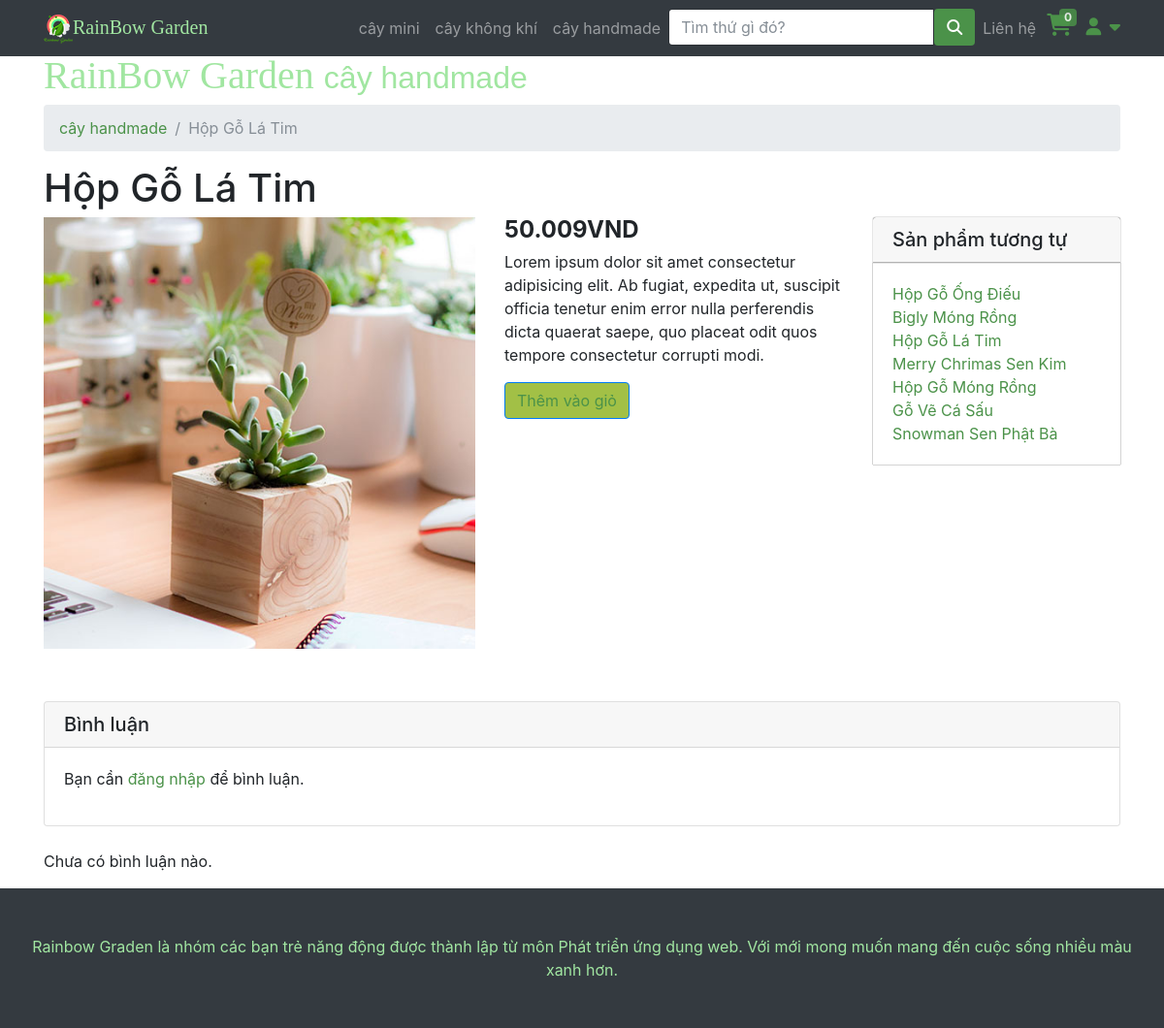
The app's page /ChiTietSanPham.php?id=50 with its own data.
### tables this page shows
CREATE TABLE IF NOT EXISTS `category` (
  `id` int NOT NULL AUTO_INCREMENT,
  `name` varchar(200) DEFAULT NULL,
  `image` varchar(200) NOT NULL,
  PRIMARY KEY (`id`)
);

CREATE TABLE IF NOT EXISTS `product` (
  `id` int NOT NULL AUTO_INCREMENT,
  `name` varchar(200) DEFAULT NULL,
  `saleoff` int DEFAULT NULL,
  `category` int DEFAULT NULL,
  `imagiUrl` varchar(225) DEFAULT NULL,
  `short_descripsion` text,
  `inStock` int DEFAULT '0',
  `isAvailable` tinyint(1) DEFAULT '1',
  PRIMARY KEY (`id`),
  KEY `category` (`category`)
);

### php/connectDB.php (called while the page is built, shortened)
<?php
class DataAccessHelper
{
	static $connection;
	public function connect()
	{
		self::$connection = new mysqli(DB_HOST, DB_USER, DB_PASSWORD, DB_NAME, DB_PORT);
		self::$connection->set_charset(DB_CHARSET);
	}
	public function executeQuery($sql)
	{
		return self::$connection->query($sql);
	}
}

### Cart.php (called while the page is built, shortened)
<?php
$count_cart = 0;

### php/model_product.php (called while the page is built, shortened)
<?php
class Product extends DataAccessHelper
{
    static function getProductById($id)
    {
        $sql = self::$connection->prepare("SELECT p.* , activePrice(p.id) as price FROM product p WHERE id = ?");
        $sql->bind_param("i", $id);
        $sql->execute();
        $result = $sql->get_result();
        $items = $result->fetch_assoc();
        return $items;
    }
}

### ChiTietSanPham.php (the view)
<?php
include 'header.php';
$id = isset($_GET['id']) ? intval($_GET['id']) : 0;
$product = Product::getProductById($id);
if ($product) {
  $query3 = $db->executeQuery("SELECT * FROM category  WHERE id= {$product['category']}");
  $category = mysqli_fetch_assoc($query3);
  $query4 = $db->executeQuery("SELECT * FROM product  WHERE category= {$category['id']}");
?>
  <div class="container">
    <h1 class="GreenBrand">RainBow Garden
      <small style="font-family: Arial"><?php echo $category['name']; ?></small>
    </h1>
    <ol class="breadcrumb">
      <li class="breadcrumb-item">
        <a href="loaicay?category= <?php echo $category['id']; ?>"><?php echo $category['name']; ?></a>
      </li>
      <li class="breadcrumb-item active"><?php echo $product['name']; ?></li>
    </ol>
    <h1><?php echo $product['name']; ?></h1>
    <div class="row">
      <div class="col-lg-5">
        <img class="img-fluid" src="<?php echo $product['imagiUrl']; ?>" alt="<?php echo $product['name']; ?>">
      </div>
      <div class="col-lg-4">
        <h4><strong><?php echo number_format($product['price'], 0, ',', '.'); ?>VND</strong></h4>
        <p><?php echo $product['short_descripsion']; ?></p>
        <button type="button" class="btn btn-primary"><a href="?id=<?php echo $product['id'] ?>&add_cart=<?php echo $product['id'] ?>">
            Thêm vào giỏ
          </a></button>
      </div>
      <div class="col-lg-3">
        <h5 class="card-header borsp">Sản phẩm tương tự</h5>
        <div class="card-body borsp">
          <ul class="list-unstyled mb-0">
            <?php
            $result = mysqli_fetch_all($query4, MYSQLI_ASSOC);
            ?>
            <?php foreach ($result as $value) : ?>
              <li>
                <a href="?id=<?php echo $value['id'] ?>"><?php echo $value['name'] ?></a>
              </li>
            <?php endforeach; ?>
          </ul>
        </div>
      </div>
    </div>
    <div class="card my-4">
      <h5 class="card-header">Bình luận</h5>
      <div class="card-body">
        <?php if (isset($_SESSION['account'])): ?>
          <form method="POST" action="add_comment.php">
            <input type="hidden" name="product_id" value="<?php echo $id; ?>">
            <div class="form-group">
              <textarea class="form-control" name="comment_content" rows="3" required></textarea>
            </div>
            <button type="submit" class="btn btn-primary" style="background-color:#4b9249; border-color:#4b9249">Xác nhận</button>
          </form>
        <?php else: ?>
          <p>Bạn cần <a href="login.php">đăng nhập</a> để bình luận.</p>
        <?php endif; ?>
      </div>
    </div>
    <div class="comments-list">
      <?php
      $query_comments = $db->executeQuery("SELECT * FROM comments WHERE product_id = $id ORDER BY createdate DESC");
      if (mysqli_num_rows($query_comments) > 0):
        while ($comment = mysqli_fetch_assoc($query_comments)):
      ?>
          <div class="media mb-4">
            <div class="media-body">
              <h5 class="mt-0"><?php echo htmlspecialchars($comment['user_name']); ?></h5>
              <p><?php echo htmlspecialchars($comment['comment_content']); ?></p>
              <small class="text-muted">Đăng vào: <?php echo $comment['createdate']; ?></small>
            </div>
          </div>
        <?php endwhile;
      else: ?>
        <p>Chưa có bình luận nào.</p>
      <?php endif; ?>
    </div>
  </div>
<?php
} else { ?>
  <h2>Không tìm thấy sản phẩm.</h2>
  <a href="index.php">Trang chủ</a>
<?php }
include "footer.php";
?>

### header.php (shortened to what this page needs)
<?php
include "php/connectDB.php";
include "php/model_product.php";
$db = new DataAccessHelper;
$db->connect();
include('Cart.php');
?>
<!DOCTYPE html>
<html lang="en">
<head>
    <link href="vendor/bootstrap/css/bootstrap.min.css" rel="stylesheet">
    <link href="css/modern-business.css" rel="stylesheet">
    <link href="css/icon-fonts.min.css" rel="stylesheet">
    <link href="css/settings.css" rel="stylesheet">
    <link href="css/grid-and-effects.css" rel="stylesheet">
    <link href="css/custom.css" rel="stylesheet">
    <link href="css/styles.css" rel="stylesheet">
    <link rel="stylesheet" href="https://cdnjs.cloudflare.com/ajax/libs/font-awesome/6.7.1/css/all.min.css">
</head>
<body>
    <nav class="navbar fixed-top navbar-expand-lg navbar-dark bg-dark fixed-top">
        <div class="container">
            <a class="navbar-brand GreenBrand" href="index.php"><img src="img/logobn.png">RainBow Garden</a>
            <div class="collapse navbar-collapse" id="navbarResponsive">
                <ul class="navbar-nav ml-auto">
                    <?php
                    $query = $db->executeQuery("SELECT * FROM category");
                    $result = mysqli_fetch_all($query, MYSQLI_ASSOC);
                    ?>
                    <?php foreach ($result as $value) : ?>
                        <li class="nav-item">
                            <a class="nav-link" href="loaicay?category=<?php echo $value['id'] ?>"><?php echo $value['name'] ?></a>
                        </li>
                    <?php endforeach; ?>
                    <li>
                        <form class="input-with-submit header-search" method="GET">
                            <div class="input-group">
                                <input type="text" class="form-control" placeholder="Tìm thứ gì đó?" name="tukhoa">
                                <span class="input-group-button">
                                    <button class="btn btn-default" style="background-color: #4b9249" type="submit">
                                        <i class="fa fa-search"></i>
                                    </button>
                                </span>
                            </div>
                        </form>
                    </li>
                    <li class="nav-item dropdown">
                        <a class="nav-link" href="lienhe.php">
                            Liên hệ
                        </a>
                    </li>
                    <li style="width: 40px !important; height: 40px; padding-left: 3px;">
                        <span class="my-cart-icon">
                            <span class=" navRbcart">
                                <a href="myCart.php">
                                </a>
                            </span>
                            <span class="badge badge-notify my-cart-badge"><?php echo $count_cart ?></span>
                        </span>
                    </li>
                    <li class="dropdown navRbaccount">
                        <a class=" fn-bran-light" data-toggle="dropdown" href="#">
                            <i class="fa fa-user fa-fw"></i> <i class="fa fa-caret-down"></i>
                        </a>
                    </li>
                </ul>
            </div>
        </div>
    </nav>

### css/modern-business.css (style rules this page uses)
body { padding-top: 54px; }
@media (min-width: 992px) { body { padding-top: 56px; } }

### css/grid-and-effects.css (style rules this page uses)
.container { margin-right: auto; margin-left: auto; padding-left: 15px; padding-right: 15px; }
@media (min-width: 768px) { .container, .row.ig_fullwidth { width: 750px; } }
@media (min-width: 992px) { .container, .row.ig_fullwidth { width: 970px; } }
@media (min-width: 1200px) { .container, .row.ig_fullwidth { width: 1170px; } }
.row { margin-left: -15px; margin-right: -15px; }
.col-xs-1, .col-sm-1, .col-md-1, .col-lg-1, .col-xs-2, .col-sm-2, .col-md-2, .col-lg-2, .col-xs-3, .col-sm-3, .col-md-3, .col-lg-3, .col-xs-4, .col-sm-4, .col-md-4, .col-lg-4, .col-xs-5, .col-sm-5, .col-md-5, .col-lg-5, .col-xs-6, .col-sm-6, .col-md-6, .col-lg-6, .col-xs-7, .col-sm-7, .col-md-7, .col-lg-7, .col-xs-8, .col-sm-8, .col-md-8, .col-lg-8, .col-xs-9, .col-sm-9, .col-md-9, .col-lg-9, .col-xs-10, .col-sm-10, .col-md-10, .col-lg-10, .col-xs-11, .col-sm-11, .col-md-11, .col-lg-11, .col-xs-12, .col-sm-12, .col-md-12, .col-lg-12 { position: relative; min-height: 1px; padding-left: 15px; padding-right: 15px; margin-bottom: 30px; }
@media (min-width: 1200px) { .col-lg-1, .col-lg-2, .col-lg-3, .col-lg-4, .col-lg-5, .col-lg-6, .col-lg-7, .col-lg-8, .col-lg-9, .col-lg-10, .col-lg-11, .col-lg-12 { float: left; } }
@media (min-width: 1200px) { .col-lg-5 { width: 41.66666667%; } }
@media (min-width: 1200px) { .col-lg-4 { width: 33.33333333%; } }
@media (min-width: 1200px) { .col-lg-3 { width: 25%; } }
.collapse { display: none; }
.clearfix:after, .container:after, .container-fluid:after, .row:after { clear: both; content: " "; display: table; }

### css/custom.css (style rules this page uses)
.GreenBrand { color: #a1e6a1 !important; font-family: 'Pacifico', cursive; }
.dropdown { position: relative; display: inline-block; }
.borsp { box-shadow: 0 0 1px 0 black; }
.navRbcart { font-size: 23px !important; color: white; position: relative; }
.badge-notify { background:#4b9249; opacity: 0.85; position:relative; top: -40px; left: 13px; }
.navRbaccount { padding-top: 5px; font-size: 18px; }

### css/styles.css (style rules this page uses)
.btn-primary, .btn-primary:active, .btn-primary:focus, .btn-primary:active:focus, .btn-primary:hover, .wpcf7-submit, span.wpcf7-list-item, button, .navbar-toggle, input[type='button'], input[type='reset'], input[type='submit'], .jumbotron .carousel-indicators li.active, .post-item .vertical-center span, .post-item .label-wrap .label, .testimonials .testimonial-control, .testimonials .testimonial-control:first-of-type::before, .testimonials .testimonial-control:last-of-type::before, .cta-button, .brochure-box, .project-navigation a, .pagination a.current, .pagination span.current, .sidebar .widget.widget_nav_menu .menu li:hover, .sidebar .widget.widget_nav_menu .menu li.current-menu-item a, .sidebar .widget.widget_nav_menu .menu li a:hover, .panel-group .panel .panel-heading .accordion-toggle[aria-expanded="true"] { background-color: #a2c046; color: #ffffff; }
.fa { display: inline-block; font: normal normal normal 14px/1 FontAwesome; font-size: inherit; text-rendering: auto; -webkit-font-smoothing: antialiased; -moz-osx-font-smoothing: grayscale; }

### header.php (style rules this page uses)
a { color: #4b9249; }

### records on screen
category: name "cây mini"
category: name "cây không khí"
category: name "cây handmade"
product: name "Hộp Gỗ Lá Tim", imagiUrl (picture), short_descripsion "Lorem ipsum dolor sit amet consectetur adipisicing elit. Ab fugiat, expedita ut, suscipit officia tenetur enim error nulla perferendis dicta quaerat saepe, quo placeat odit quos tempore consectetur corrupti modi."
product: name "Hộp Gỗ Ống Điếu"
product: name "Bigly Móng Rồng"
product: name "Merry Chrimas Sen Kim"
product: name "Hộp Gỗ Móng Rồng"
product: name "Gỗ Vẽ Cá Sấu"
product: name "Snowman Sen Phật Bà"

### other values on screen
$count_cart "0"
$product['price'] "50.009"
